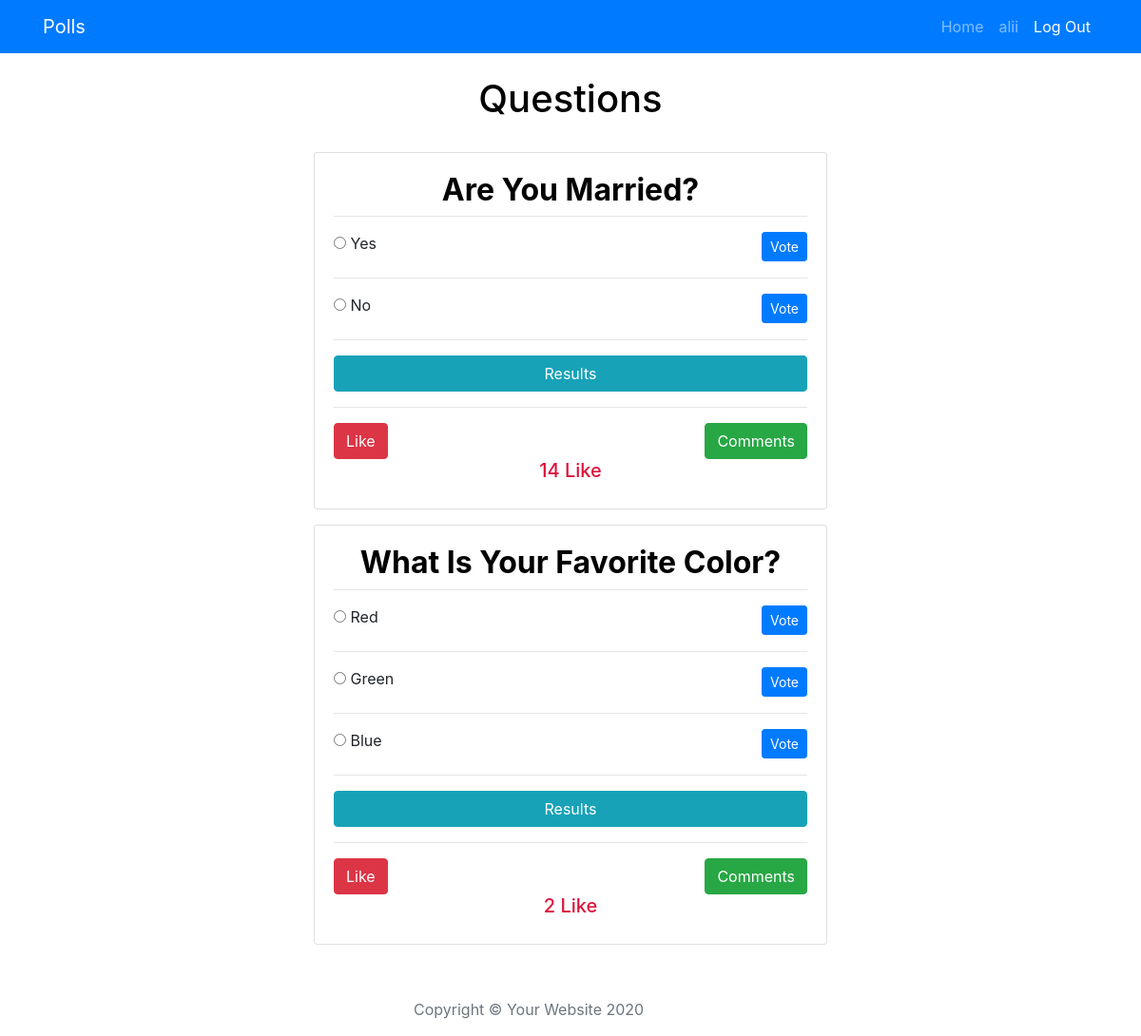
Screenshot of / (signed in) with the database file from the repository.
### blog/models.py (models this page shows, shortened)
class Question(models.Model):
    questionText = models.TextField(null=True)
    datePublished = models.DateTimeField(auto_now_add=True)
    likes = models.IntegerField(default=0, null=True)

class Choices(models.Model):
    choiceText = models.CharField(null=True, max_length=400)
    question = models.ForeignKey(Question,on_delete=models.CASCADE)
    vote = models.IntegerField(default=0)

### blog/views.py (the view)
# urls.py: path('',homePage, name = 'home'),
@login_required(login_url='login')
def homePage(request):
    question = Question.objects.all()
    latest_question_list = Question.objects.order_by('datePublished')[:5]
    context = {
        'question':latest_question_list
    }
    return render(request,'blog/home.html',context)

### blog/templates/blog/home.html (shortened to what this page needs)
{% extends 'blog/base.html' %}
{% block content %}
    <br>
    <a href="{% url 'home' %}" style="color: black;">
    <h1 class='text-center'>Questions</h1>
    </a>
    <br>
    <div class="container">
        <div class="row">
            <div class="col-md-6 m-auto">
                {% for i in question %}
                    <div class="card mb-3">
                        <div class="card-body">
                            <a href="{% url 'detail' i.pk %}" style="color: black;">
                            <h2 class="text-center"><strong>{{ i.questionText }}</strong></h2>
                            <hr class='mt-2 mb-3'>
                            </a>
                            {% for choice in i.choices_set.all %}
                                <form action="{% url 'vote' i.id %}" method="post">
                                        <input type="radio" name="choice" id="choice{{ forloop.counter }}" value="{{ choice.id }}">
                                        <label>{{ choice.choiceText }}</label>
                                        <input type="submit" value="Vote" class="float-right btn btn-primary btn-sm" onclick="myFunction()">
                                    </form>
                                <hr>
                            {% endfor %}
                            <a href="{% url 'results' i.id %}" class="inline btn btn-info btn-block">Results</a>
                            <hr>
                            <a href="{% url 'comments' i.id %}" class="btn btn-success btn-m float-right">Comments</a>
                            <form action="{% url 'like' i.id %}" method="post">
                                  <input type="submit" value="Like" class="btn btn-danger btn-m d-flex justify-content-between">
                            </form>
                              <h5 class="text-center" style="color: crimson;">{{ i.likes }} Like</h5>
                        </div>
                    </div>
                {% endfor %}
{% endblock %}

### blog/templates/blog/base.html (shortened to what this page needs)
{% load static %}
<!DOCTYPE html>
<html lang="en">
<head>
    <link rel="stylesheet" href="https://maxcdn.bootstrapcdn.com/bootstrap/4.0.0/css/bootstrap.min.css">
</head>
<body>
    <nav class="navbar navbar-expand-lg navbar-dark bg-primary" id="mainNav">
        <div class="container">
          <a class="navbar-brand" href="{% url 'home' %}">Polls</a>
          <div class="collapse navbar-collapse" id="navbarResponsive">
            <ul class="navbar-nav ml-auto">
              <li class="nav-item">
                <a class="nav-link" href='{% url "home" %}'>Home</a>
              </li>
              <li class="nav-item">
                <a class="nav-link" href="">{{ request.user }}</a>
              </li>
              <li class="nav-item">
                <a class="nav-link" href='{% url "logout" %}' style="color: white;">Log Out
                  </a>
              </li>
            </ul>
          </div>
        </div>
      </nav>
{% block content %}
{% endblock %}
  <footer>
    <div class="container">
      <div class="row">
        <div class="col-lg-8 col-md-10 mx-auto">
          <ul class="list-inline text-center">
          </ul>
          <p class="copyright text-muted">Copyright &copy; Your Website 2020</p>
        </div>
      </div>
    </div>
  </footer>
</body>
</html>

### rows the page displays
Question: questionText "Are You Married?", likes "14"
Choices: choiceText "Yes"
Choices: choiceText "No"
Question: questionText "What Is Your Favorite Color?", likes "2"
Choices: choiceText "Red"
Choices: choiceText "Green"
Choices: choiceText "Blue"

### other values shown
{{ request.user }} "alii"
